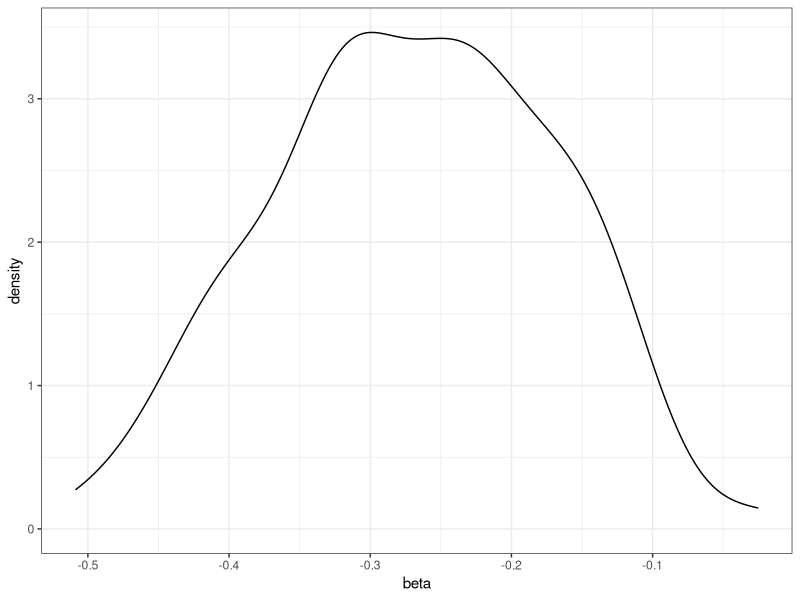
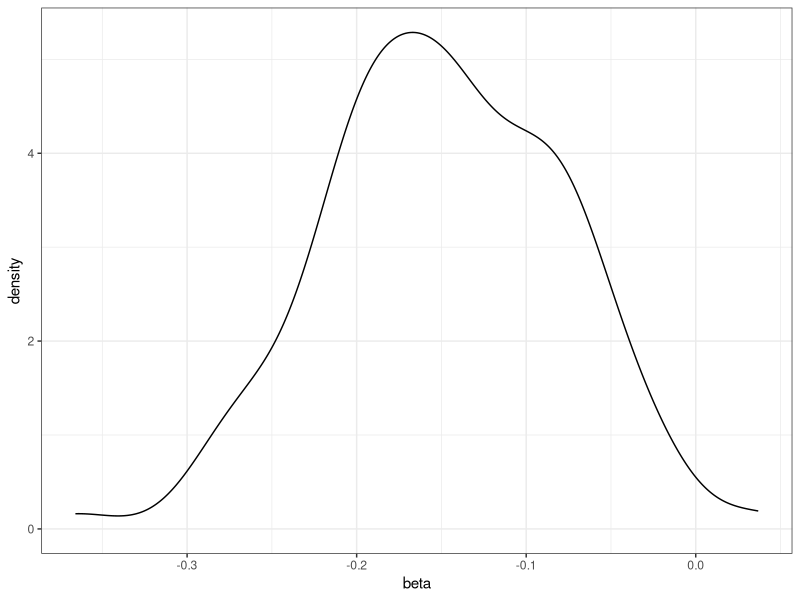
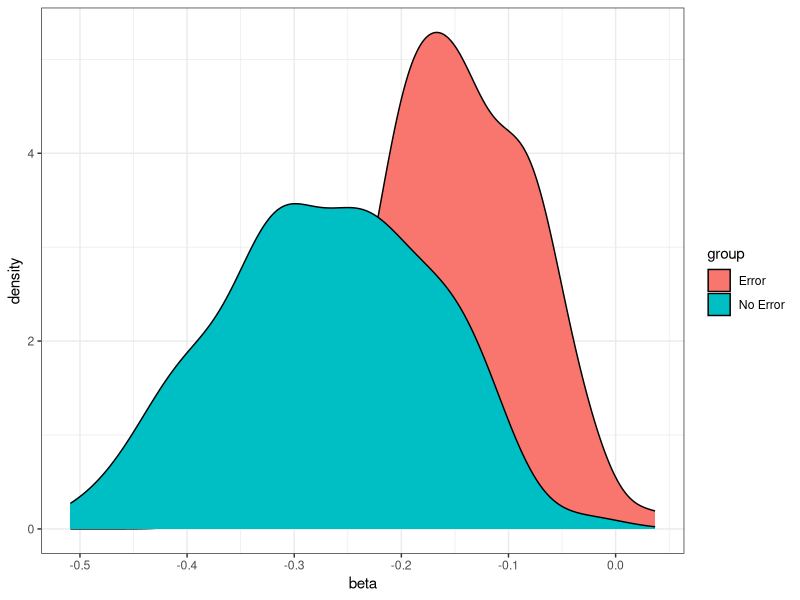

Write the R code that produced these figures, in order. (Note: this script raises an error after producing the figures.)
###############################################################################
#Markov-Chain Monte Carlo Simulations (MCMC)
#Edited by Kyle Chan
###############################################################################

#MCMC is an algorithm that helps us sample the posterior probability when there's more than
#one unknown parameter to recover.

#Markov-chain : a Markov-chain is a chain of events that are only dependent on
#the latest preceding event. i.e. value at t is dependent on t-1, but not t-2/ t+1, so on and so forth.

#Monte Carlo: The idea to acquire a sample using RNGs given some model parameters, e.g. prior distribution, prior values, etc.
#the r-series distribution functions can be said to MC functions.

#MCMC: Construct a chain of "guess parameters", and update the parameter guesses using guesses from the previous parameter.


## [?] Example 1. A Simple MC exercise : find the distribution of Beta ########
#Suppose you want to find out how measurement error affects the estimates of
# beta ols. You can demonstrate this using a simple MC technique.

# Part A. Fit a simple OLS model with 100 observations, acquire an MC sample of 100 betas and plot the beta for X.
#Assume the following:
# X ~ N(0,1)
# Y~ N(0,1)
library(MASS)
library(ggplot2)
set.seed(999)
x <- rnorm(100,0,1)
y <- rnorm(100,0,1)
mod <- lm(y~x)

b <- coef(mod) #X Beta
varcov <- vcov(mod) #Variance-Covariance Matrix
beta_ols <- mvrnorm(100, b, varcov) #Generate a distribution of Beta.

plotdat<- as.data.frame(cbind(x, beta_ols[,"x"]))
colnames(plotdat) <- c("data", "beta")
ggplot(plotdat, aes(x=beta))+
  geom_density()+
  theme_bw()
# Part B. Suppose we do not observe true X, but observed X hat instead, which has some measurement error.
# Suppose X hat = X + epislon, where epsilon ~ N(0,1). (i.e. You're over-estimating X.)
# Call this beta using X hat beta hat. Acquire an MC sample of 100 beta hats and plot its distribution.

xh <- x + rnorm(100,0,1)
mod_error <- update(mod, .~. - x + xh)
bh <- coef(mod_error)
varcovh <- vcov(mod_error)
beta_hat_ols <- mvrnorm(100, bh, varcovh)

plotdat<- as.data.frame(cbind(xh, beta_hat_ols[,"xh"]))
colnames(plotdat) <- c("data", "beta")
ggplot(plotdat, aes(x=beta))+
  geom_density()+
  theme_bw()

# Part C. Now compare the beta estimates in a single plot. What happens when X is over-estimated?
plotdat_noerror <- as.data.frame(cbind(x, beta_ols[,"x"]))
colnames(plotdat_noerror) <- c("data", "beta")
plotdat_error <- as.data.frame(cbind(xh, beta_hat_ols[,"xh"]))
colnames(plotdat_error) <- c("data", "beta")
plotdat <- rbind(plotdat_noerror, plotdat_error)
plotdat$group <- c(rep("No Error",100), rep("Error", 100))

ggplot(plotdat, aes(x=beta, fill=group))+
  geom_density()+
  theme_bw()

#When X is measured with error, its associated beta coefficient is downward biased towards 0. 
#You can use the same MC technique to acquire a sample of beta hat given X hat = X - epislon and show the same conclusion.

## [?] Example 2. The Gibbs Sampler.
# The Gibbs sampler iterate through values in the parameters to acquire an accurate posterior distribution.
# Below is an exercise that constructs the Gibbs sampling algorithm by hand to demonstrate roughly how the Gibbs sampler works.

### Part A. Suppose you are a researcher studying the public mood towards the Chief Executive. 0 degrees = the person feels very alienated, cold from the CE;
# 100 degrees = the person feels very attached, warm around the CE.
# Assuming that the mood data is distributed normal. You collected the 100 observations and wanted to model this distribution.
# You expect the people to feel around 50 degrees, which is the half point of the scale 0-100. You expect that after the massive protests,
# People are polarized so the variance could be quite high, sitting around 20 degrees.
# Now find the posterior mean and average variance of the distribution of mood, using the Gibbs Sampler to solve for mean mu and variance sigma.
# Note: you'll need two additional prior parameters here. Hoff calls it sigma not squared and nu not squared.
# These are parameters used to generate a prior "guess" of the sigma term. You can use s20 = .01 and nu0 = 1 here. (More on this when we talk about the Normal/ Multivariate Normal!)

###data
vals <- seq(from=0, to=100, by=1)
mood <- sample(vals, 100, replace=FALSE)
mean.y <- mean(mood)
var.y <- var(mood)
n <- length(mood)

###priors (see p.89 of Hoff for what these are)
mu0 <- 50 #mu not, the mu value for the mean of the prior normal distribution.
t20 <- sqrt(20) # tau not square, the sigma value for the mean of the prior normal distribution.
s20 <- .01 #sigma not square, the sigma value associated with the calculation of the beta term for the variance of the prior normal distribution.
nu0 <- 1 #nu0 , the term associated with the calculation of the alpha and beta terms for the variance of the prior normal distribution.

###starting values
S <- 1000 #Number of itereations
PHI <- matrix(NA,nrow=S, ncol=2, byrow=TRUE) # a 1000*2 matrix, where each row is an iteration of guesses, each column is a parameter - here = mu & sigma.
PHI[1,] <- phi <-  c(mean.y, 1/var.y) #data

### Gibbs Sampling
for(s in 2:S){
  #generate new theta value from its full conditional
  mun <- (mu0/t20 + n*mean.y*phi[2]) / (1/t20 + n*phi[2])
  t2n <- 1/(1/t20+ n*phi[2])
  phi[1] <- rnorm(1, mun, sqrt(t2n))
  
  #generate new 1/sigma^2 value from its full conditional
  nun <- nu0+n
  s2n <- (nu0*s20)+(n-1)*var.y + n*(mean.y- phi[1])^2 / nun
  phi[2] <- rgamma(1,nun/2, nun*s2n/2)

PHI[s,] <- phi
}

PHI[1000,] #first quantity = posterior mean, second quantity = posterior average variance.

#Part B. Plot a "history" of the Gibbs sampler. Plot the first 5 observations, 20 observations, 100 observations, 1000 observations.
PHI$i <- seq(from=1, to =1000, by=1)
colnames(PHI) <- c("mean", "var","iter")
PHI <- as.data.frame(PHI)

plot5<- ggplot(PHI[1:5,], aes(x=mean, y=var))+
  geom_point()+
  geom_text(aes(label = iter))+
  geom_line()+
  theme_bw()

plot20 <- ggplot(PHI[1:20,], aes(x=mean, y=var))+
  geom_point()+
  geom_text(aes(label = iter))+
  geom_line()+
  theme_bw()

plot100 <- ggplot(PHI[1:100,], aes(x=mean, y=var))+
  geom_point()+
  geom_text(aes(label = iter))+
  geom_line()+
  theme_bw()

plot1000 <- ggplot(PHI[1:1000,], aes(x=mean, y=var))+
  geom_point()+
  geom_text(aes(label = iter))+
  geom_line()+
  theme_bw()

library(gridExtra)
grid.arrange(plot5,plot20,plot100,plot1000)
# the spike at the top is the prior, which is very poor when fitted to the data. The Gibbs Sampler quickly got to the true parameters by the 20th iteration.


### [?] (Optional) Example 3: The Metropolis-Hastings Algorithm
#Consider example 2 again. What happens when we use the Metropolis-Hasting Algorithm instead??

## Part A. Replace the Gibbs Sampler with the Metropolis-Hastings. How different are the results?

###data
vals <- seq(from=0, to=100, by=1)
mood <- sample(vals, 100, replace=FALSE)
mean.y <- mean(mood)
var.y <- var(mood)
n <- length(mood)

###priors (see p.89 of Hoff for what these are)
mu0 <- 50 #mu not, the mu value for the mean of the prior normal distribution.
t20 <- sqrt(20) # tau not square, the sigma value for the mean of the prior normal distribution.
s20 <- .01 #sigma not square, the sigma value associated with the calculation of the beta term for the variance of the prior normal distribution.
nu0 <- 1 #nu0 , the term associated with the calculation of the alpha and beta terms for the variance of the prior normal distribution.

###starting values
S <- 1000 #Number of itereations
PHI <- matrix(NA,nrow=S, ncol=2, byrow=TRUE) # a 1000*2 matrix, where each row is an iteration of guesses, each column is a parameter - here = mu & sigma.
PHI[1,] <- phi <-  c(mean.y, 1/var.y) #data

### Metropolis-Hastings
for(s in 2:S){

  #generate new theta value from its full conditional
  currentphi_1 <- PHI[s-1,1] #get the previous value.
  
  mun <- (mu0/t20 + n*mean.y*phi[2]) / (1/t20 + n*phi[2])
  t2n <- 1/(1/t20+ n*phi[2])
  proposedphi_1 <- phi[1] <- rnorm(1, mun, sqrt(t2n)) #proposed phi.
  
  r_phi <- proposedphi_1/ currentphi_1 #this is called r in Hoff.
  
  phi[1] <- ifelse(runif(1)<r_phi, proposedphi_1, currentphi_1) #set the next quantity to either the proposed new value, or the old value, with probability min(1,r) and max(0, 1-r).
  
  #generate new 1/sigma^2 value from its full conditional
  
  currentphi_2 <- PHI[s-1,2]
  
  nun <- nu0+n
  s2n <- (nu0*s20)+(n-1)*var.y + n*(mean.y- phi[1])^2 / nun
  proposedphi_2 <- phi[2] <- rgamma(1,nun/2, nun*s2n/2)
  
  r_phi <- proposedphi_2/ currentphi_2
  
  phi[2] <- ifelse(runif(1)<r_phi, proposedphi_2, currentphi_2)
  
  PHI[s,] <- phi
}

PHI[1000,] #roughly the same results as using Gibbs Sampler.

#Part B. plot the "history" of the Metropolis. What's the results after 5 iterations, 20 iterations, 100 iterations and 1000 iterations?
PHI <- as.data.frame(PHI)
PHI$i <- seq(from=1, to =1000, by=1)
colnames(PHI) <- c("mean", "var","iter")
PHI <- as.data.frame(PHI)

plot5<- ggplot(PHI[1:5,], aes(x=mean, y=var))+
  geom_point()+
  geom_text(aes(label = iter))+
  geom_line()+
  theme_bw()

plot20 <- ggplot(PHI[1:20,], aes(x=mean, y=var))+
  geom_point()+
  geom_text(aes(label = iter))+
  geom_line()+
  theme_bw()

plot100 <- ggplot(PHI[1:100,], aes(x=mean, y=var))+
  geom_point()+
  geom_text(aes(label = iter))+
  geom_line()+
  theme_bw()

plot1000 <- ggplot(PHI[1:1000,], aes(x=mean, y=var))+
  geom_point()+
  geom_text(aes(label = iter))+
  geom_line()+
  theme_bw()

grid.arrange(plot5,plot20,plot100,plot1000)

#there's more randomness when approxiamating the mean and the variance. This is due to
# the fact that we accept/ reject proposals with a probability using the ratio r.